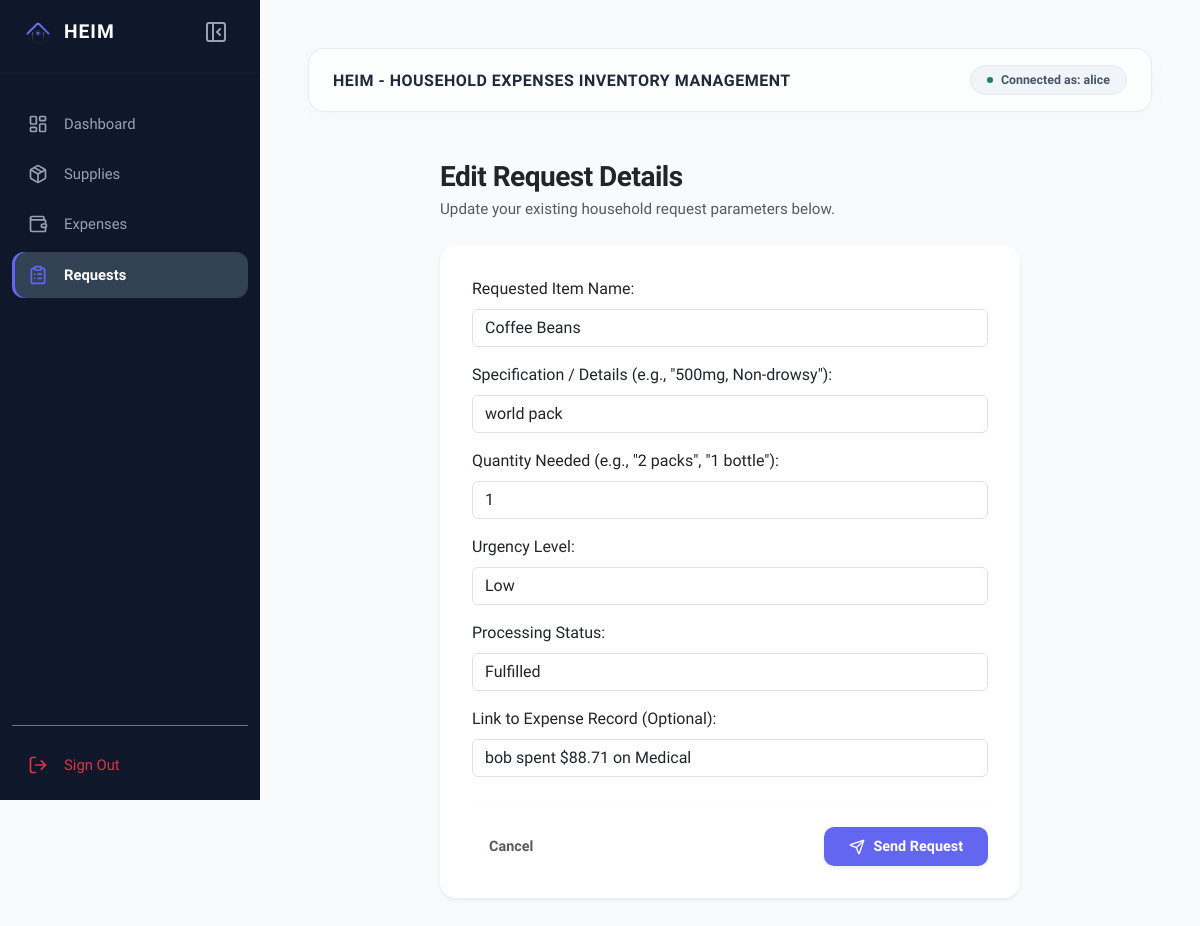
The app's page /requests/4/edit/ (signed in) with its own data.
### household/models.py (models this page shows, shortened)
class BaseModel(models.Model):
    created_at = models.DateTimeField(auto_now_add=True, db_index=True)
    updated_at = models.DateTimeField(auto_now=True)
    class Meta:
        abstract = True

class RequestItem(BaseModel):
    URGENCY_CHOICES = [('Low', 'Low'), ('Medium', 'Medium'), ('High', 'High')]
    STATUS_CHOICES = [('Pending', 'Pending'), ('Fulfilled', 'Fulfilled'), ('Cancelled', 'Cancelled')]
    requester = models.ForeignKey(User, on_delete=models.CASCADE, related_name='requests')
    item_name = models.CharField(max_length=150)
    specification = models.CharField(max_length=250, blank=True, null=True)
    quantity = models.CharField(max_length=50)
    urgency = models.CharField(max_length=10, choices=URGENCY_CHOICES, default='Medium')
    status = models.CharField(max_length=15, choices=STATUS_CHOICES, default='Pending')
    associated_expense = models.ForeignKey(Expense, on_delete=models.SET_NULL, null=True, blank=True)

### household/views.py (the view)
# urls.py: path('requests/<int:pk>/edit/', RequestUpdateView.as_view(), name='request-edit'),
class RequestUpdateView(LoginRequiredMixin, UpdateView):
    model = RequestItem
    form_class = RequestItemForm
    template_name = 'requests/request_form.html'
    success_url = reverse_lazy('request-list')

### household/forms.py
class RequestItemForm(forms.ModelForm):
    class Meta:
        model = RequestItem
        fields = ['item_name', 'specification', 'quantity', 'urgency', 'status', 'associated_expense']
        labels = {
            'item_name': 'Requested Item Name',
            'specification': 'Specification / Details (e.g., "500mg, Non-drowsy")',
            'quantity': 'Quantity Needed (e.g., "2 packs", "1 bottle")',
            'urgency': 'Urgency Level',
            'status': 'Processing Status',
            'associated_expense': 'Link to Expense Record (Optional)',
        }

### household/models.py (called while the page is built)
    def __str__(self):
        return f"{self.buyer.username} spent ${self.amount} on {self.category}"

### templates/requests/request_form.html (shortened to what this page needs)
{% extends 'base.html' %}
{% load static %}
{% block content %}
<div class="container-fluid px-0 animate-fade-in" style="max-width: 580px;">
    <div class="mb-4">
        <h3 class="mb-1 fw-bold text-dark" style="letter-spacing: -0.5px;">
            {% if object %}Edit Request Details{% else %}Submit New Request{% endif %}
        </h3>
        <p class="text-muted mb-0" style="font-size: 0.95rem;">
            {% if object %}Update your existing household request parameters below.{% else %}Create a request for maintenance, chores, or general household needs.{% endif %}
        </p>
    </div>
    <div class="card border-0 shadow-sm p-2" style="background: white; border-radius: 16px;">
        <div class="card-body p-4">
            <form method="POST" autocomplete="off">
                <div class="form-container">
                    {% include 'includes/form.html' %}
                </div>
                <hr class="my-4" style="border-color: #f1f5f9; border-width: 2px;">
                <div class="d-flex justify-content-between align-items-center">
                    <a href="{% url 'request-list' %}" class="btn btn-link text-decoration-none fw-semibold text-muted px-3 py-2" style="font-size: 0.9rem;">
                        Cancel
                    </a>
                    <button type="submit" class="btn text-white px-4 py-2 shadow-sm d-flex align-items-center gap-2" style="background-color: var(--accent-color); border-radius: 10px; font-weight: 600; font-size: 0.9rem;">
                        <i data-lucide="send" style="width: 16px; height: 16px;"></i> Send Request
                    </button>
                </div>
            </form>
        </div>
    </div>
</div>
{% endblock %}

### templates/base.html (shortened to what this page needs)
{% load static %}
<!DOCTYPE html>
<html lang="en">
<head>
    <link href="https://cdn.jsdelivr.net/npm/bootstrap@5.3.2/dist/css/bootstrap.min.css" rel="stylesheet">
</head>
<body>
    <aside class="sidebar" id="appSidebar">
        <div class="sidebar-header-row">
            <div class="brand-wrapper">
                <img src="{% static '/images/heim_logo.png' %}" alt="Heim Logo" width="28" height="28" style="object-fit: contain;">
                <span class="brand-title">HEIM</span>
            </div>
            <button class="gemini-toggle-btn" id="sidebarToggle" title="Toggle Sidebar">
                <div class="icon-collapse">
                    <i data-lucide="panel-left-close"></i>
                </div>
            </button>
        </div>
        <hr style="border-color: rgba(255,255,255,0.08); margin: 8px 0 16px 0;">
        <div class="nav-container d-flex flex-column justify-content-between">
            <ul class="nav flex-column gap-1">
                {% if user.is_authenticated %}
                <li class="nav-item">
                    <a href="{% url 'home' %}" class="nav-link {% if request.path == '/' or 'home' in request.path %}active{% endif %}">
                        <i data-lucide="layout-dashboard"></i>
                        <span class="nav-label">Dashboard</span>
                    </a>
                </li>
                <li class="nav-item">
                    <a href="{% url 'inventory-list' %}" class="nav-link {% if 'inventory' in request.path %}active{% endif %}">
                        <i data-lucide="package"></i>
                        <span class="nav-label">Supplies</span>
                    </a>
                </li>
                <li class="nav-item">
                    <a href="{% url 'expense-list' %}" class="nav-link {% if 'expense' in request.path %}active{% endif %}">
                        <i data-lucide="wallet"></i>
                        <span class="nav-label">Expenses</span>
                    </a>
                </li>
                <li class="nav-item">
                    <a href="{% url 'request-list' %}" class="nav-link {% if 'request' in request.path %}active{% endif %}">
                        <i data-lucide="clipboard-list"></i>
                        <span class="nav-label">Requests</span>
                    </a>
                </li>
                {% endif %}
            </ul>
            {% if user.is_authenticated %}
            <ul class="nav flex-column mt-auto border-top border-secondary pt-3">
                <li class="nav-item">
                    <form method="post" action="{% url 'account_logout' %}" class="d-inline w-100">
                        <button type="submit" class="nav-link btn btn-link text-start w-100 border-0 bg-transparent text-danger shadow-none">
                            <i data-lucide="log-out" class="text-danger"></i>
                            <span class="nav-label text-danger">Sign Out</span>
                        </button>
                    </form>
                </li>
            </ul>
            {% endif %}
        </div>
    </aside>
    <main class="main-content p-4 p-md-5" id="mainWorkspace">
        <header class="header-node d-flex justify-content-between align-items-center p-3 px-4 mb-5">
            <h2 class="h6 mb-0 fw-bold text-dark text-uppercase" style="letter-spacing: 0.5px; color: #1e293b !important;">HEIM - Household Expenses Inventory Management</h2>
            {% if user.is_authenticated %}
            <span class="badge badge-admin rounded-pill px-3 py-2 d-flex align-items-center gap-2">
                <span class="d-inline-block bg-success rounded-circle" style="width: 6px; height: 6px;"></span>
                Connected as: {{ user.username }}
            </span>
            {% else %}
            <a href="{% url 'account_login' %}" class="btn btn-sm btn-primary rounded-pill px-4">
                Sign In with Google
            </a>
            {% endif %}
        </header>
        <div class="content-body animate-fade-in">
            {% block content %}
            {% endblock %}
        </div>
    </main>
</body>
</html>

### templates/includes/form.html (shortened to what this page needs)
{% load widget_tweaks %}
{% for field in form %}
  <div class="form-group mb-3">
    <label class="form-label">{{ field.label_tag }}</label>
    <div>
      {% render_field field class="form-control" %}
    </div>
  </div>
{% endfor %}

### templates/base.html (style rules this page uses)
:root { --sidebar-expanded-width: 260px; --sidebar-collapsed-width: 76px; --bg-main: #f8fafc; --sidebar-bg: #0f172a; --sidebar-hover: #1e293b; --sidebar-active: #334155; --accent-color: #6366f1; --text-main: #334155; --text-muted: #94a3b8; --font-main: 'Plus Jakarta Sans', sans-serif; }
body { background-color: var(--bg-main); font-family: var(--font-main); color: var(--text-main); overflow-x: hidden; -webkit-font-smoothing: antialiased; }
.sidebar { width: var(--sidebar-expanded-width); height: 100vh; position: fixed; top: 0; left: 0; background-color: var(--sidebar-bg); color: white; z-index: 100; box-shadow: 1px 0 0 0 rgba(255, 255, 255, 0.05); transition: width 0.2s cubic-bezier(0.4, 0, 0.2, 1); overflow: hidden; display: flex; flex-direction: column; }
.main-content { margin-left: var(--sidebar-expanded-width); min-height: 100vh; transition: margin-left 0.2s cubic-bezier(0.4, 0, 0.2, 1); }
.sidebar-header-row { height: 64px; display: flex; align-items: center; padding: 0 24px; justify-content: space-between; }
.gemini-toggle-btn { background: transparent; border: none; color: var(--text-muted); width: 40px; height: 40px; border-radius: 50%; display: flex; align-items: center; justify-content: center; transition: all 0.2s ease; cursor: pointer; }
.icon-collapse { display: block; }
.brand-wrapper { display: flex; align-items: center; gap: 12px; transition: opacity 0.1s ease; }
.brand-title { font-weight: 700; letter-spacing: 1px; font-size: 1.2rem; color: #fff !important; }
.nav-container { padding: 12px; flex-grow: 1; }
.sidebar .nav-link { color: var(--text-muted); font-weight: 500; padding: 12px 16px; display: flex; align-items: center; gap: 16px; transition: all 0.15s ease; font-size: 0.925rem; border-radius: 12px; white-space: nowrap; }
.sidebar .nav-link svg { width: 20px; height: 20px; flex-shrink: 0; }
.nav-label { transition: opacity 0.1s ease; opacity: 1; }
.sidebar .nav-link.active { color: white; background-color: var(--sidebar-active); font-weight: 600; box-shadow: inset 3px 0 0 0 var(--accent-color); }
.sidebar .nav-link.active svg { color: var(--accent-color); }
.header-node { background: rgba(255, 255, 255, 0.75); backdrop-filter: blur(12px); -webkit-backdrop-filter: blur(12px); border-radius: 16px; border: 1px solid rgba(226, 232, 240, 0.8); box-shadow: 0 4px 30px rgba(0, 0, 0, 0.02); }
.badge-admin { background-color: #f1f5f9; color: #475569; font-weight: 600; font-size: 0.775rem; border: 1px solid #e2e8f0; }
.animate-fade-in { animation: fadeIn 0.4s cubic-bezier(0.4, 0, 0.2, 1); }

### records on screen
RequestItem: item_name "Coffee Beans" "world pack" "1" "Low" "Fulfilled" "bob spent $88.71 on Medical"

### other values on screen
{{ user.username }} "alice"
{{ field.label_tag }} "Requested Item Name:" "Specification / Details (e.g., \"500mg, Non-drowsy\"):" "Quantity Needed (e.g., \"2 packs\", \"1 bottle\"):" "Urgency Level:" "Processing Status:" "Link to Expense Record (Optional):"
